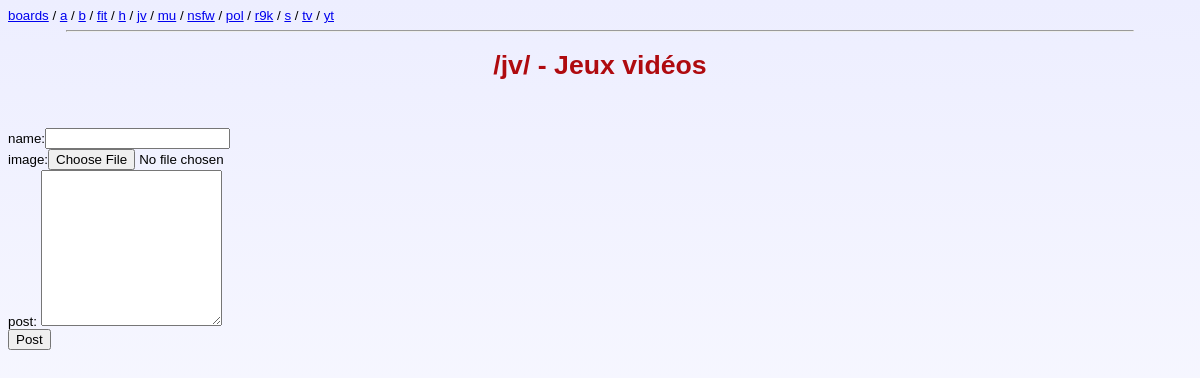
Page /jv on the committed database.
### tables this page shows
CREATE TABLE boards (
board_id integer PRIMARY KEY,
board_short_name text NOT NULL,
board_description text NOT NULL
);

### server.py (the view)
@app.route('/<board>')
def board(board):
    boards = query_db("select * from boards order by board_short_name asc")
    board_name = query_db('select board_description from boards where board_short_name="{}"'.format(board))
    posts = query_db('select * from posts where board="{}"'.format(board))
    return render_template('board.html', posts=posts, board=board, site_name=SITE_NAME, boards=boards, board_name=board_name[0][0])

### server.py (called while the page is built)
def get_db():
    db = getattr(g, '_database', None)
    if db is None:
        db = g._database = sqlite3.connect(DATABASE)
    return db

def query_db(query, args=(), one=False):
    cur = get_db().execute(query, args)
    rv = cur.fetchall()
    cur.close()
    return (rv[0] if rv else None) if one else rv

### templates/board.html (shortened to what this page needs)
<!doctype html>
<head>
    <link rel="stylesheet" href="../static/css/main.css">
</head>
<body>
<div class="board-list">
    <a href="/">boards</a>
    {% for board in boards %}
    / <a href="/{{board[1]}}">{{board[1]}}</a>
    {% endfor %}
</div>
<hr style="width: 90%;">
<h1>/{{board}}/ - {{board_name}}</h1>
<div class="submit-post">
    <br>
    <br>
    <form method="POST" action="/{{board}}/post" enctype="multipart/form-data">
        name:<input type="text" name="name"><br/>
        image:<input type="file" name="image"><br/>
        post: <textarea type="text" name="post_text" rows="10" cols="20"></textarea><br/>
        <input type="submit" value="Post">
    </form>
</div>
</body>

### static/css/main.css (style rules this page uses)
h1 { color: #af0a0f; text-align: center; font-weight: bold; }
.submit-post { clear: both; }

### rows in the picture
boards: board_short_name "a"
boards: board_short_name "b"
boards: board_short_name "fit"
boards: board_short_name "h"
boards: board_short_name "jv", board_description "Jeux vidéos"
boards: board_short_name "mu"
boards: board_short_name "nsfw"
boards: board_short_name "pol"
boards: board_short_name "r9k"
boards: board_short_name "s"
boards: board_short_name "tv"
boards: board_short_name "yt"

### other values in the picture
{{ board }} "jv"
